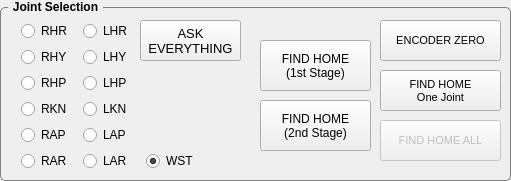
  <widget class="QGroupBox" name="GB_JointSelection_2">
   <property name="geometry">
    <rect>
     <x>10</x>
     <y>76</y>
     <width>511</width>
     <height>181</height>
    </rect>
   </property>
   <property name="font">
    <font>
     <weight>75</weight>
     <bold>true</bold>
    </font>
   </property>
   <property name="styleSheet">
    <string notr="true">QGroupBox {
    border: 1px solid gray;
    border-radius: 5px;
    margin-top: 7px;
}

QGroupBox::title {
    subcontrol-origin: margin;
    left: 8px;
    padding: 0 3px 0 3px;
}
</string>
   </property>
   <property name="title">
    <string>Joint Selection</string>
   </property>
   <widget class="QPushButton" name="BTN_ASK_EVERYTHING">
    <property name="geometry">
     <rect>
      <x>140</x>
      <y>20</y>
      <width>101</width>
      <height>41</height>
     </rect>
    </property>
    <property name="font">
     <font>
      <pointsize>10</pointsize>
     </font>
    </property>
    <property name="styleSheet">
     <string notr="true"/>
    </property>
    <property name="text">
     <string>ASK 
EVERYTHING</string>
    </property>
   </widget>
   <widget class="QPushButton" name="BTN_ENC_ZERO">
    <property name="geometry">
     <rect>
      <x>380</x>
      <y>20</y>
      <width>121</width>
      <height>41</height>
     </rect>
    </property>
    <property name="font">
     <font>
      <pointsize>8</pointsize>
     </font>
    </property>
    <property name="styleSheet">
     <string notr="true"/>
    </property>
    <property name="text">
     <string>ENCODER ZERO</string>
    </property>
   </widget>
   <widget class="QPushButton" name="BTN_FINDHOME_ALL">
    <property name="enabled">
     <bool>false</bool>
    </property>
    <property name="geometry">
     <rect>
      <x>380</x>
      <y>120</y>
      <width>121</width>
      <height>41</height>
     </rect>
    </property>
    <property name="font">
     <font>
      <pointsize>8</pointsize>
     </font>
    </property>
    <property name="styleSheet">
     <string notr="true"/>
    </property>
    <property name="text">
     <string>FIND HOME ALL</string>
    </property>
   </widget>
   <widget class="QPushButton" name="BTN_FINDHOME_ONEJOINT">
    <property name="geometry">
     <rect>
      <x>380</x>
      <y>70</y>
      <width>121</width>
      <height>41</height>
     </rect>
    </property>
    <property name="font">
     <font>
      <pointsize>8</pointsize>
     </font>
    </property>
    <property name="styleSheet">
     <string notr="true"/>
    </property>
    <property name="text">
     <string>FIND HOME
 One Joint </string>
    </property>
   </widget>
   <widget class="QWidget" name="layoutWidget">
    <property name="geometry">
     <rect>
      <x>21</x>
      <y>21</y>
      <width>181</width>
      <height>151</height>
     </rect>
    </property>
    <layout class="QGridLayout" name="gridLayout">
     <item row="0" column="0">
      <widget class="QRadioButton" name="RB_RHR">
       <property name="text">
        <string>RHR</string>
       </property>
       <property name="checked">
        <bool>false</bool>
       </property>
      </widget>
     </item>
     <item row="0" column="1">
      <widget class="QRadioButton" name="RB_LHR">
       <property name="text">
        <string>LHR</string>
       </property>
       <property name="checked">
        <bool>false</bool>
       </property>
      </widget>
     </item>
     <item row="1" column="0">
      <widget class="QRadioButton" name="RB_RHY">
       <property name="text">
        <string>RHY</string>
       </property>
       <property name="checked">
        <bool>false</bool>
       </property>
      </widget>
     </item>
     <item row="1" column="1">
      <widget class="QRadioButton" name="RB_LHY">
       <property name="text">
        <string>LHY</string>
       </property>
      </widget>
     </item>
     <item row="2" column="0">
      <widget class="QRadioButton" name="RB_RHP">
       <property name="text">
        <string>RHP</string>
       </property>
      </widget>
     </item>
     <item row="2" column="1">
      <widget class="QRadioButton" name="RB_LHP">
       <property name="text">
        <string>LHP</string>
       </property>
      </widget>
     </item>
     <item row="3" column="0">
      <widget class="QRadioButton" name="RB_RKN">
       <property name="text">
        <string>RKN</string>
       </property>
      </widget>
     </item>
     <item row="3" column="1">
      <widget class="QRadioButton" name="RB_LKN">
       <property name="text">
        <string>LKN</string>
       </property>
      </widget>
     </item>
     <item row="4" column="0">
      <widget class="QRadioButton" name="RB_RAP">
       <property name="text">
        <string>RAP</string>
       </property>
      </widget>
     </item>
     <item row="4" column="1">
      <widget class="QRadioButton" name="RB_LAP">
       <property name="text">
        <string>LAP</string>
       </property>
      </widget>
     </item>
     <item row="5" column="0">
      <widget class="QRadioButton" name="RB_RAR">
       <property name="text">
        <string>RAR</string>
       </property>
      </widget>
     </item>
     <item row="5" column="1">
      <widget class="QRadioButton" name="RB_LAR">
       <property name="text">
        <string>LAR</string>
       </property>
      </widget>
     </item>
     <item row="5" column="2">
      <widget class="QRadioButton" name="RB_WST">
       <property name="text">
        <string>WST</string>
       </property>
       <property name="checked">
        <bool>true</bool>
       </property>
      </widget>
     </item>
    </layout>
   </widget>
   <widget class="QPushButton" name="BTN_FINDHOME_SECOND_STAGE">
    <property name="geometry">
     <rect>
      <x>260</x>
      <y>100</y>
      <width>111</width>
      <height>51</height>
     </rect>
    </property>
    <property name="font">
     <font>
      <pointsize>9</pointsize>
     </font>
    </property>
    <property name="styleSheet">
     <string notr="true"/>
    </property>
    <property name="text">
     <string>FIND HOME
(2nd Stage)</string>
    </property>
   </widget>
   <widget class="QPushButton" name="BTN_FINDHOME_FIRST_STAGE">
    <property name="geometry">
     <rect>
      <x>260</x>
      <y>40</y>
      <width>111</width>
      <height>51</height>
     </rect>
    </property>
    <property name="font">
     <font>
      <pointsize>9</pointsize>
     </font>
    </property>
    <property name="styleSheet">
     <string notr="true"/>
    </property>
    <property name="text">
     <string>FIND HOME
(1st Stage)</string>
    </property>
   </widget>
   <zorder>BTN_ENC_ZERO</zorder>
   <zorder>BTN_FINDHOME_ALL</zorder>
   <zorder>BTN_FINDHOME_ONEJOINT</zorder>
   <zorder>layoutWidget</zorder>
   <zorder>BTN_ASK_EVERYTHING</zorder>
   <zorder>BTN_FINDHOME_SECOND_STAGE</zorder>
   <zorder>BTN_FINDHOME_FIRST_STAGE</zorder>
  </widget>
